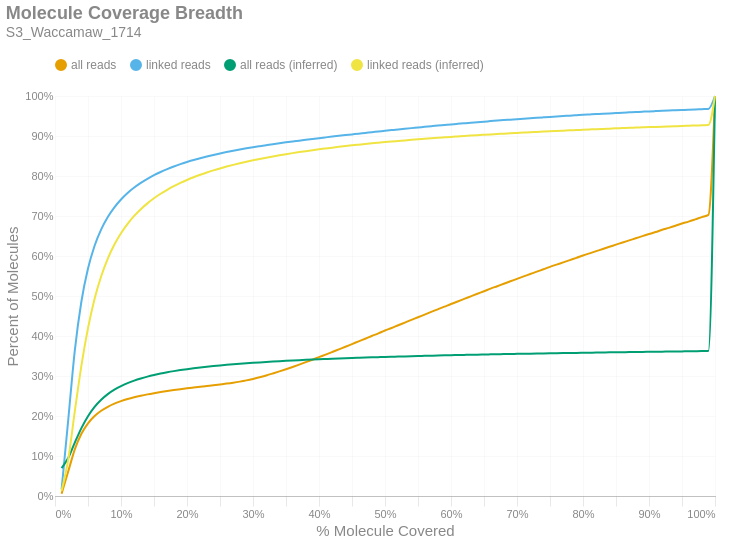

Notebook code cell kept with this figure:
### Markdown cell above
### Molecule Read Coverage
This chart shows molecule coverage breadth as computed by the number of bases aligned to that molecule. In other words, "*how much of each unique long molecule is actually sequenced/aligned?*" Keep in mind there is a distinction between sequences and alignments, since some sequences belonging to a particular molecule may not align well and wouldn't appear in the alignment data. This chart also shows molecule coverage breadth as computed by the *inferred fragment* from which the aligned sequences originate. Unlike read coverage, this calculation takes into account the total insert size, including unsequenced gaps between the forward and reverse reads. Like the previous figures, these are cumulative percents.

### Code cell
if SKIPLR:
    print_html(f"Skipped")
else:
    binned_df = consolidated_hist(valids['coverage_bp'], mask, 0.01, True)
    binned_df_inf = consolidated_hist(valids['coverage_inserts'], mask, 0.01, True)
    binned_df = binned_df.with_columns(pl.lit(binned_df_inf['all reads (cumsum)']).alias('all reads (inferred)'))
    binned_df = binned_df.with_columns(pl.lit(binned_df_inf['linked reads (cumsum)']).alias('linked reads (inferred)'))
    binned_df = binned_df.with_columns(
        (pl.col('bin').cast(pl.Float64) + 0.01).alias('right_edge')
    )

    with SafeRender(binned_df):
        (
            density_plot(binned_df, 'Molecule Coverage Breadth', samplename, 'molcov', ['all reads (inferred)','linked reads (inferred)'])
            .encode(
                #x=alt.X('bin:Q', title="% Molecule Covered").axis(format = '%').scale(padding=0),
                x=alt.X('right_edge:Q', title="% Molecule Covered").axis(format='%').scale(padding=0),
                y=alt.Y('value:Q', title='Percent of Molecules')
                    .axis(format='%')
                    .stack(False)
                    .scale(domainMin=0, padding=0),
                color=alt.Color("key:N").scale(domain = ["all reads", "linked reads", "all reads (inferred)", "linked reads (inferred)"]),
                tooltip = [
                    alt.Tooltip("key:N", title = "Data Type"),
                    alt.Tooltip("range_label:N", title="% Molecule Covered"),
                    alt.Tooltip("value:Q", format = ".2%", title="% Molecules")
                ]
            )
        ).display()

### Figure 1 — Vega-Lite specification as saved in the notebook (floating-point values rounded to 4 significant figures)
{"width": "container", "height": 400, "config": {"title": {"anchor": "start", "dy": -15, "fontSize": 18, "color": "#888888", "subtitleColor": "#888888", "subtitleFontSize": 14}, "arc": {"fill": "#0072B2"}, "axis": {"domainColor": "#888888", "domainWidth": 0.5, "gridWidth": 0.2, "grid": false, "titleFontWeight": 400, "titleFontSize": 15, "labelFontSize": 11, "labelColor": "#888888", "tickColor": "#888888", "tickWidth": 0.2, "titleColor": "#888888"}, "axisBand": {"grid": false}, "axisX": {"grid": true, "tickSize": 10, "domainCap": "round"}, "axisY": {"domain": false, "grid": true, "tickSize": 0, "domainCap": "round"}, "background": "transparent", "header": {"labelFontSize": 15, "labelColor": "#888888", "titleFontSize": 15, "titleFontWeight": 600, "titleColor": "#888888"}, "legend": {"labelFont": "sans-serif", "labelFontSize": 12, "labelColor": "#888888", "symbolSize": 100, "symbolType": "circle", "titleFontSize": 12, "titlePadding": 10, "titleColor": "#888888", "title": null, "orient": "top"}, "range": {"category": ["#E69F00", "#56B4E9", "#009E73", "#F0E442", "#0072B2", "#D55E00", "#CC79A7", "#000000"], "diverging": ["#cfe8f3", "#a2d4ec", "#73bfe2", "#46abdb", "#1696d2", "#12719e"]}, "area": {"fill": "#0072B2", "fillOpacity": 0.7, "line": true, "strokeOpacity": 0.7}, "line": {"color": "#0072B2", "stroke": "#0072B2", "strokeWidth": 2}, "trail": {"color": "#0072B2", "stroke": "#0072B2", "strokeWidth": 0, "size": 1}, "point": {"filled": true, "fillOpacity": 1.0, "size": 95}, "text": {"color": "#888888", "fontSize": 11, "align": "right", "fontWeight": 400, "size": 11}, "bar": {"fill": "#0072B2", "stroke": null}, "view": {"stroke": null, "continuousWidth": 660, "continuousHeight": 400}}, "data": {"name": "data-b277fb8f1d9340ee14cfdddcd5439d3a"}, "mark": {"type": "line", "interpolate": "monotone", "point": {"opacity": 0, "size": 275}}, "encoding": {"color": {"field": "key", "scale": {"domain": ["all reads", "linked reads", "all reads (inferred)", "linked reads (inferred)"]}, "type": "nominal"}, "tooltip": [{"field": "key", "title": "Data Type", "type": "nominal"}, {"field": "range_label", "title": "% Molecule Covered", "type": "nominal"}, {"field": "value", "format": ".2%", "title": "% Molecules", "type": "quantitative"}], "x": {"axis": {"format": "%"}, "field": "right_edge", "scale": {"padding": 0}, "title": "% Molecule Covered", "type": "quantitative"}, "y": {"axis": {"format": "%"}, "field": "value", "scale": {"domainMin": 0, "padding": 0}, "stack": false, "title": "Percent of Molecules", "type": "quantitative"}}, "params": [{"name": "param_c36ac31b6afebe62", "select": {"type": "point", "fields": ["key"]}, "bind": "legend"}], "title": {"text": "Molecule Coverage Breadth", "subtitle": "S3_Waccamaw_1714"}, "transform": [{"fold": ["all reads (cumsum)", "linked reads (cumsum)", "all reads (inferred)", "linked reads (inferred)"]}, {"calculate": "replace(datum.key, ' (cumsum)', '')", "as": "key"}, {"filter": {"param": "param_c36ac31b6afebe62"}}], "usermeta": {"embedOptions": {"downloadFileName": "S3_Waccamaw_1714.molcov"}}, "$schema": "https://vega.github.io/schema/vega-lite/v6.1.0.json", "datasets": {"data-b277fb8f1d9340ee14cfdddcd5439d3a": [{"bin": "0.0", "interval": "0.0-0.01", "all reads": 0.005762, "linked reads": 0.01674, "all reads (cumsum)": 0.005762, "linked reads (cumsum)": 0.01674, "range_label": "0.0-0.01", "all reads (inferred)": 0.06973, "linked reads (inferred)": 0.01314, "right_edge": 0.01}, {"bin": "0.01", "interval": "0.01-0.02", "all reads": 0.05532, "linked reads": 0.1726, "all reads (cumsum)": 0.06108, "linked reads (cumsum)": 0.1893, "range_label": "0.01-0.02", "all reads (inferred)": 0.09498, "linked reads (inferred)": 0.09073, "right_edge": 0.02}, {"bin": "0.02", "interval": "0.02-0.03", "all reads": 0.05543, "linked reads": 0.1743, "all reads (cumsum)": 0.1165, "linked reads (cumsum)": 0.3637, "range_label": "0.02-0.03", "all reads (inferred)": 0.1334, "linked reads (inferred)": 0.2113, "right_edge": 0.03}, {"bin": "0.03", "interval": "0.03-0.04", "all reads": 0.039, "linked reads": 0.1225, "all reads (cumsum)": 0.1555, "linked reads (cumsum)": 0.4862, "range_label": "0.03-0.04", "all reads (inferred)": 0.1697, "linked reads (inferred)": 0.3259, "right_edge": 0.04}, {"bin": "0.04", "interval": "0.04-0.05", "all reads": 0.02623, "linked reads": 0.08232, "all reads (cumsum)": 0.1817, "linked reads (cumsum)": 0.5685, "range_label": "0.04-0.05", "all reads (inferred)": 0.1995, "linked reads (inferred)": 0.4196, "right_edge": 0.05}, {"bin": "0.05", "interval": "0.05-0.06", "all reads": 0.01822, "linked reads": 0.05704, "all reads (cumsum)": 0.2, "linked reads (cumsum)": 0.6256, "range_label": "0.05-0.06", "all reads (inferred)": 0.2228, "linked reads (inferred)": 0.4931, "right_edge": 0.06}, {"bin": "0.06", "interval": "0.06-0.07", "all reads": 0.01312, "linked reads": 0.04097, "all reads (cumsum)": 0.2131, "linked reads (cumsum)": 0.6665, "range_label": "0.06-0.07", "all reads (inferred)": 0.2406, "linked reads (inferred)": 0.5494, "right_edge": 0.07}, {"bin": "0.07", "interval": "0.07-0.08", "all reads": 0.009955, "linked reads": 0.03098, "all reads (cumsum)": 0.223, "linked reads (cumsum)": 0.6975, "range_label": "0.07-0.08", "all reads (inferred)": 0.2546, "linked reads (inferred)": 0.5937, "right_edge": 0.08}, {"bin": "0.08", "interval": "0.08-0.09", "all reads": 0.007795, "linked reads": 0.02418, "all reads (cumsum)": 0.2308, "linked reads (cumsum)": 0.7217, "range_label": "0.08-0.09", "all reads (inferred)": 0.2657, "linked reads (inferred)": 0.6286, "right_edge": 0.09}, {"bin": "0.09", "interval": "0.09-0.1", "all reads": 0.006327, "linked reads": 0.01958, "all reads (cumsum)": 0.2372, "linked reads (cumsum)": 0.7413, "range_label": "0.09-0.1", "all reads (inferred)": 0.2748, "linked reads (inferred)": 0.6571, "right_edge": 0.1}, {"bin": "0.1", "interval": "0.1-0.11", "all reads": 0.005262, "linked reads": 0.01618, "all reads (cumsum)": 0.2424, "linked reads (cumsum)": 0.7574, "range_label": "0.1-0.11", "all reads (inferred)": 0.2822, "linked reads (inferred)": 0.6806, "right_edge": 0.11}, {"bin": "0.11", "interval": "0.11-0.12", "all reads": 0.004442, "linked reads": 0.01361, "all reads (cumsum)": 0.2469, "linked reads (cumsum)": 0.7711, "range_label": "0.11-0.12", "all reads (inferred)": 0.2885, "linked reads (inferred)": 0.7003, "right_edge": 0.12}, {"bin": "0.12", "interval": "0.12-0.13", "all reads": 0.003822, "linked reads": 0.01165, "all reads (cumsum)": 0.2507, "linked reads (cumsum)": 0.7827, "range_label": "0.12-0.13", "all reads (inferred)": 0.2939, "linked reads (inferred)": 0.7171, "right_edge": 0.13}, {"bin": "0.13", "interval": "0.13-0.14", "all reads": 0.003386, "linked reads": 0.01024, "all reads (cumsum)": 0.2541, "linked reads (cumsum)": 0.7929, "range_label": "0.13-0.14", "all reads (inferred)": 0.2985, "linked reads (inferred)": 0.7316, "right_edge": 0.14}, {"bin": "0.14", "interval": "0.14-0.15", "all reads": 0.003001, "linked reads": 0.008966, "all reads (cumsum)": 0.2571, "linked reads (cumsum)": 0.8019, "range_label": "0.14-0.15", "all reads (inferred)": 0.3025, "linked reads (inferred)": 0.7443, "right_edge": 0.15}, {"bin": "0.15", "interval": "0.15-0.16", "all reads": 0.002756, "linked reads": 0.008062, "all reads (cumsum)": 0.2598, "linked reads (cumsum)": 0.81, "range_label": "0.15-0.16", "all reads (inferred)": 0.3061, "linked reads (inferred)": 0.7556, "right_edge": 0.16}, {"bin": "0.16", "interval": "0.16-0.17", "all reads": 0.002512, "linked reads": 0.007143, "all reads (cumsum)": 0.2623, "linked reads (cumsum)": 0.8171, "range_label": "0.16-0.17", "all reads (inferred)": 0.3093, "linked reads (inferred)": 0.7656, "right_edge": 0.17}, {"bin": "0.17", "interval": "0.17-0.18", "all reads": 0.002386, "linked reads": 0.006548, "all reads (cumsum)": 0.2647, "linked reads (cumsum)": 0.8237, "range_label": "0.17-0.18", "all reads (inferred)": 0.3122, "linked reads (inferred)": 0.7745, "right_edge": 0.18}, {"bin": "0.18", "interval": "0.18-0.19", "all reads": 0.00224, "linked reads": 0.005934, "all reads (cumsum)": 0.267, "linked reads (cumsum)": 0.8296, "range_label": "0.18-0.19", "all reads (inferred)": 0.3148, "linked reads (inferred)": 0.7826, "right_edge": 0.19}, {"bin": "0.19", "interval": "0.19-0.2", "all reads": 0.002148, "linked reads": 0.005436, "all reads (cumsum)": 0.2691, "linked reads (cumsum)": 0.835, "range_label": "0.19-0.2", "all reads (inferred)": 0.3172, "linked reads (inferred)": 0.79, "right_edge": 0.2}, {"bin": "0.2", "interval": "0.2-0.21", "all reads": 0.002023, "linked reads": 0.00488, "all reads (cumsum)": 0.2711, "linked reads (cumsum)": 0.8399, "range_label": "0.2-0.21", "all reads (inferred)": 0.3193, "linked reads (inferred)": 0.7968, "right_edge": 0.21}, {"bin": "0.21", "interval": "0.21-0.22", "all reads": 0.001994, "linked reads": 0.004586, "all reads (cumsum)": 0.2731, "linked reads (cumsum)": 0.8445, "range_label": "0.21-0.22", "all reads (inferred)": 0.3213, "linked reads (inferred)": 0.803, "right_edge": 0.22}, {"bin": "0.22", "interval": "0.22-0.23", "all reads": 0.001949, "linked reads": 0.004265, "all reads (cumsum)": 0.2751, "linked reads (cumsum)": 0.8488, "range_label": "0.22-0.23", "all reads (inferred)": 0.3231, "linked reads (inferred)": 0.8087, "right_edge": 0.23}, {"bin": "0.23", "interval": "0.23-0.24", "all reads": 0.001941, "linked reads": 0.003944, "all reads (cumsum)": 0.277, "linked reads (cumsum)": 0.8527, "range_label": "0.23-0.24", "all reads (inferred)": 0.3248, "linked reads (inferred)": 0.814, "right_edge": 0.24}, {"bin": "0.24", "interval": "0.24-0.25", "all reads": 0.001969, "linked reads": 0.003745, "all reads (cumsum)": 0.279, "linked reads (cumsum)": 0.8565, "range_label": "0.24-0.25", "all reads (inferred)": 0.3264, "linked reads (inferred)": 0.8189, "right_edge": 0.25}, {"bin": "0.25", "interval": "0.25-0.26", "all reads": 0.001984, "linked reads": 0.00344, "all reads (cumsum)": 0.281, "linked reads (cumsum)": 0.8599, "range_label": "0.25-0.26", "all reads (inferred)": 0.3279, "linked reads (inferred)": 0.8235, "right_edge": 0.26}, {"bin": "0.26", "interval": "0.26-0.27", "all reads": 0.002265, "linked reads": 0.003294, "all reads (cumsum)": 0.2832, "linked reads (cumsum)": 0.8632, "range_label": "0.26-0.27", "all reads (inferred)": 0.3293, "linked reads (inferred)": 0.8278, "right_edge": 0.27}, {"bin": "0.27", "interval": "0.27-0.28", "all reads": 0.002681, "linked reads": 0.003096, "all reads (cumsum)": 0.2859, "linked reads (cumsum)": 0.8663, "range_label": "0.27-0.28", "all reads (inferred)": 0.3306, "linked reads (inferred)": 0.8319, "right_edge": 0.28}, {"bin": "0.28", "interval": "0.28-0.29", "all reads": 0.003133, "linked reads": 0.002937, "all reads (cumsum)": 0.2891, "linked reads (cumsum)": 0.8692, "range_label": "0.28-0.29", "all reads (inferred)": 0.3318, "linked reads (inferred)": 0.8357, "right_edge": 0.29}, {"bin": "0.29", "interval": "0.29-0.3", "all reads": 0.003658, "linked reads": 0.002807, "all reads (cumsum)": 0.2927, "linked reads (cumsum)": 0.872, "range_label": "0.29-0.3", "all reads (inferred)": 0.3329, "linked reads (inferred)": 0.8392, "right_edge": 0.3}, {"bin": "0.3", "interval": "0.3-0.31", "all reads": 0.004064, "linked reads": 0.002594, "all reads (cumsum)": 0.2968, "linked reads (cumsum)": 0.8746, "range_label": "0.3-0.31", "all reads (inferred)": 0.334, "linked reads (inferred)": 0.8427, "right_edge": 0.31}, {"bin": "0.31", "interval": "0.31-0.32", "all reads": 0.004578, "linked reads": 0.00251, "all reads (cumsum)": 0.3014, "linked reads (cumsum)": 0.8771, "range_label": "0.31-0.32", "all reads (inferred)": 0.3351, "linked reads (inferred)": 0.8459, "right_edge": 0.32}, {"bin": "0.32", "interval": "0.32-0.33", "all reads": 0.004985, "linked reads": 0.002463, "all reads (cumsum)": 0.3063, "linked reads (cumsum)": 0.8796, "range_label": "0.32-0.33", "all reads (inferred)": 0.3361, "linked reads (inferred)": 0.8489, "right_edge": 0.33}, {"bin": "0.33", "interval": "0.33-0.34", "all reads": 0.005157, "linked reads": 0.002336, "all reads (cumsum)": 0.3115, "linked reads (cumsum)": 0.8819, "range_label": "0.33-0.34", "all reads (inferred)": 0.337, "linked reads (inferred)": 0.8519, "right_edge": 0.34}, {"bin": "0.34", "interval": "0.34-0.35", "all reads": 0.005463, "linked reads": 0.002208, "all reads (cumsum)": 0.317, "linked reads (cumsum)": 0.8841, "range_label": "0.34-0.35", "all reads (inferred)": 0.3379, "linked reads (inferred)": 0.8546, "right_edge": 0.35}, {"bin": "0.35", "interval": "0.35-0.36", "all reads": 0.005696, "linked reads": 0.002152, "all reads (cumsum)": 0.3227, "linked reads (cumsum)": 0.8863, "range_label": "0.35-0.36", "all reads (inferred)": 0.3387, "linked reads (inferred)": 0.8572, "right_edge": 0.36}, {"bin": "0.36", "interval": "0.36-0.37", "all reads": 0.005834, "linked reads": 0.002078, "all reads (cumsum)": 0.3285, "linked reads (cumsum)": 0.8884, "range_label": "0.36-0.37", "all reads (inferred)": 0.3395, "linked reads (inferred)": 0.8597, "right_edge": 0.37}, {"bin": "0.37", "interval": "0.37-0.38", "all reads": 0.006065, "linked reads": 0.002114, "all reads (cumsum)": 0.3346, "linked reads (cumsum)": 0.8905, "range_label": "0.37-0.38", "all reads (inferred)": 0.3403, "linked reads (inferred)": 0.8621, "right_edge": 0.38}, {"bin": "0.38", "interval": "0.38-0.39", "all reads": 0.006215, "linked reads": 0.002051, "all reads (cumsum)": 0.3408, "linked reads (cumsum)": 0.8925, "range_label": "0.38-0.39", "all reads (inferred)": 0.3411, "linked reads (inferred)": 0.8645, "right_edge": 0.39}, {"bin": "0.39", "interval": "0.39-0.4", "all reads": 0.006405, "linked reads": 0.002052, "all reads (cumsum)": 0.3472, "linked reads (cumsum)": 0.8946, "range_label": "0.39-0.4", "all reads (inferred)": 0.3418, "linked reads (inferred)": 0.8667, "right_edge": 0.4}, {"bin": "0.4", "interval": "0.4-0.41", "all reads": 0.006314, "linked reads": 0.00196, "all reads (cumsum)": 0.3535, "linked reads (cumsum)": 0.8965, "range_label": "0.4-0.41", "all reads (inferred)": 0.3425, "linked reads (inferred)": 0.8688, "right_edge": 0.41}, {"bin": "0.41", "interval": "0.41-0.42", "all reads": 0.006494, "linked reads": 0.001922, "all reads (cumsum)": 0.36, "linked reads (cumsum)": 0.8985, "range_label": "0.41-0.42", "all reads (inferred)": 0.3431, "linked reads (inferred)": 0.8709, "right_edge": 0.42}, {"bin": "0.42", "interval": "0.42-0.43", "all reads": 0.006581, "linked reads": 0.001869, "all reads (cumsum)": 0.3666, "linked reads (cumsum)": 0.9003, "range_label": "0.42-0.43", "all reads (inferred)": 0.3438, "linked reads (inferred)": 0.8728, "right_edge": 0.43}, {"bin": "0.43", "interval": "0.43-0.44", "all reads": 0.006545, "linked reads": 0.001872, "all reads (cumsum)": 0.3731, "linked reads (cumsum)": 0.9022, "range_label": "0.43-0.44", "all reads (inferred)": 0.3444, "linked reads (inferred)": 0.8748, "right_edge": 0.44}, {"bin": "0.44", "interval": "0.44-0.45", "all reads": 0.006706, "linked reads": 0.001835, "all reads (cumsum)": 0.3798, "linked reads (cumsum)": 0.904, "range_label": "0.44-0.45", "all reads (inferred)": 0.345, "linked reads (inferred)": 0.8766, "right_edge": 0.45}, {"bin": "0.45", "interval": "0.45-0.46", "all reads": 0.006731, "linked reads": 0.001861, "all reads (cumsum)": 0.3865, "linked reads (cumsum)": 0.9059, "range_label": "0.45-0.46", "all reads (inferred)": 0.3456, "linked reads (inferred)": 0.8783, "right_edge": 0.46}, {"bin": "0.46", "interval": "0.46-0.47", "all reads": 0.006699, "linked reads": 0.001762, "all reads (cumsum)": 0.3932, "linked reads (cumsum)": 0.9077, "range_label": "0.46-0.47", "all reads (inferred)": 0.3461, "linked reads (inferred)": 0.88, "right_edge": 0.47}, {"bin": "0.47", "interval": "0.47-0.48", "all reads": 0.006746, "linked reads": 0.001823, "all reads (cumsum)": 0.4, "linked reads (cumsum)": 0.9095, "range_label": "0.47-0.48", "all reads (inferred)": 0.3467, "linked reads (inferred)": 0.8816, "right_edge": 0.48}, {"bin": "0.48", "interval": "0.48-0.49", "all reads": 0.00651, "linked reads": 0.001744, "all reads (cumsum)": 0.4065, "linked reads (cumsum)": 0.9112, "range_label": "0.48-0.49", "all reads (inferred)": 0.3472, "linked reads (inferred)": 0.8832, "right_edge": 0.49}, {"bin": "0.49", "interval": "0.49-0.5", "all reads": 0.007245, "linked reads": 0.001826, "all reads (cumsum)": 0.4137, "linked reads (cumsum)": 0.9131, "range_label": "0.49-0.5", "all reads (inferred)": 0.3477, "linked reads (inferred)": 0.8847, "right_edge": 0.5}, {"bin": "0.5", "interval": "0.5-0.51", "all reads": 0.006224, "linked reads": 0.001687, "all reads (cumsum)": 0.42, "linked reads (cumsum)": 0.9147, "range_label": "0.5-0.51", "all reads (inferred)": 0.3481, "linked reads (inferred)": 0.8862, "right_edge": 0.51}, {"bin": "0.51", "interval": "0.51-0.52", "all reads": 0.006898, "linked reads": 0.00168, "all reads (cumsum)": 0.4269, "linked reads (cumsum)": 0.9164, "range_label": "0.51-0.52", "all reads (inferred)": 0.3486, "linked reads (inferred)": 0.8876, "right_edge": 0.52}, {"bin": "0.52", "interval": "0.52-0.53", "all reads": 0.006644, "linked reads": 0.001652, "all reads (cumsum)": 0.4335, "linked reads (cumsum)": 0.9181, "range_label": "0.52-0.53", "all reads (inferred)": 0.3491, "linked reads (inferred)": 0.889, "right_edge": 0.53}, {"bin": "0.53", "interval": "0.53-0.54", "all reads": 0.00673, "linked reads": 0.001614, "all reads (cumsum)": 0.4402, "linked reads (cumsum)": 0.9197, "range_label": "0.53-0.54", "all reads (inferred)": 0.3495, "linked reads (inferred)": 0.8903, "right_edge": 0.54}, {"bin": "0.54", "interval": "0.54-0.55", "all reads": 0.006535, "linked reads": 0.001581, "all reads (cumsum)": 0.4468, "linked reads (cumsum)": 0.9213, "range_label": "0.54-0.55", "all reads (inferred)": 0.3499, "linked reads (inferred)": 0.8917, "right_edge": 0.55}, {"bin": "0.55", "interval": "0.55-0.56", "all reads": 0.006803, "linked reads": 0.001603, "all reads (cumsum)": 0.4536, "linked reads (cumsum)": 0.9229, "range_label": "0.55-0.56", "all reads (inferred)": 0.3504, "linked reads (inferred)": 0.8929, "right_edge": 0.56}, {"bin": "0.56", "interval": "0.56-0.57", "all reads": 0.006635, "linked reads": 0.001579, "all reads (cumsum)": 0.4602, "linked reads (cumsum)": 0.9245, "range_label": "0.56-0.57", "all reads (inferred)": 0.3508, "linked reads (inferred)": 0.8942, "right_edge": 0.57}, {"bin": "0.57", "interval": "0.57-0.58", "all reads": 0.006495, "linked reads": 0.001558, "all reads (cumsum)": 0.4667, "linked reads (cumsum)": 0.926, "range_label": "0.57-0.58", "all reads (inferred)": 0.3512, "linked reads (inferred)": 0.8954, "right_edge": 0.58}, {"bin": "0.58", "interval": "0.58-0.59", "all reads": 0.006553, "linked reads": 0.001485, "all reads (cumsum)": 0.4733, "linked reads (cumsum)": 0.9275, "range_label": "0.58-0.59", "all reads (inferred)": 0.3516, "linked reads (inferred)": 0.8966, "right_edge": 0.59}, {"bin": "0.59", "interval": "0.59-0.6", "all reads": 0.006682, "linked reads": 0.001514, "all reads (cumsum)": 0.4799, "linked reads (cumsum)": 0.929, "range_label": "0.59-0.6", "all reads (inferred)": 0.352, "linked reads (inferred)": 0.8977, "right_edge": 0.6}, {"bin": "0.6", "interval": "0.6-0.61", "all reads": 0.006284, "linked reads": 0.001422, "all reads (cumsum)": 0.4862, "linked reads (cumsum)": 0.9304, "range_label": "0.6-0.61", "all reads (inferred)": 0.3523, "linked reads (inferred)": 0.8989, "right_edge": 0.61}, {"bin": "0.61", "interval": "0.61-0.62", "all reads": 0.006567, "linked reads": 0.001395, "all reads (cumsum)": 0.4928, "linked reads (cumsum)": 0.9318, "range_label": "0.61-0.62", "all reads (inferred)": 0.3527, "linked reads (inferred)": 0.9, "right_edge": 0.62}, {"bin": "0.62", "interval": "0.62-0.63", "all reads": 0.006384, "linked reads": 0.001383, "all reads (cumsum)": 0.4992, "linked reads (cumsum)": 0.9332, "range_label": "0.62-0.63", "all reads (inferred)": 0.3531, "linked reads (inferred)": 0.901, "right_edge": 0.63}, {"bin": "0.63", "interval": "0.63-0.64", "all reads": 0.006397, "linked reads": 0.001335, "all reads (cumsum)": 0.5056, "linked reads (cumsum)": 0.9346, "range_label": "0.63-0.64", "all reads (inferred)": 0.3534, "linked reads (inferred)": 0.9021, "right_edge": 0.64}, {"bin": "0.64", "interval": "0.64-0.65", "all reads": 0.006221, "linked reads": 0.001273, "all reads (cumsum)": 0.5118, "linked reads (cumsum)": 0.9358, "range_label": "0.64-0.65", "all reads (inferred)": 0.3538, "linked reads (inferred)": 0.9031, "right_edge": 0.65}, {"bin": "0.65", "interval": "0.65-0.66", "all reads": 0.006535, "linked reads": 0.001376, "all reads (cumsum)": 0.5183, "linked reads (cumsum)": 0.9372, "range_label": "0.65-0.66", "all reads (inferred)": 0.3541, "linked reads (inferred)": 0.904, "right_edge": 0.66}, {"bin": "0.66", "interval": "0.66-0.67", "all reads": 0.006128, "linked reads": 0.001275, "all reads (cumsum)": 0.5245, "linked reads (cumsum)": 0.9385, "range_label": "0.66-0.67", "all reads (inferred)": 0.3544, "linked reads (inferred)": 0.905, "right_edge": 0.67}, {"bin": "0.67", "interval": "0.67-0.68", "all reads": 0.00622, "linked reads": 0.001221, "all reads (cumsum)": 0.5307, "linked reads (cumsum)": 0.9397, "range_label": "0.67-0.68", "all reads (inferred)": 0.3547, "linked reads (inferred)": 0.9059, "right_edge": 0.68}, {"bin": "0.68", "interval": "0.68-0.69", "all reads": 0.006043, "linked reads": 0.001189, "all reads (cumsum)": 0.5367, "linked reads (cumsum)": 0.9409, "range_label": "0.68-0.69", "all reads (inferred)": 0.355, "linked reads (inferred)": 0.9068, "right_edge": 0.69}, {"bin": "0.69", "interval": "0.69-0.7", "all reads": 0.006191, "linked reads": 0.001198, "all reads (cumsum)": 0.5429, "linked reads (cumsum)": 0.9421, "range_label": "0.69-0.7", "all reads (inferred)": 0.3553, "linked reads (inferred)": 0.9077, "right_edge": 0.7}, {"bin": "0.7", "interval": "0.7-0.71", "all reads": 0.006029, "linked reads": 0.001172, "all reads (cumsum)": 0.5489, "linked reads (cumsum)": 0.9433, "range_label": "0.7-0.71", "all reads (inferred)": 0.3556, "linked reads (inferred)": 0.9086, "right_edge": 0.71}, {"bin": "0.71", "interval": "0.71-0.72", "all reads": 0.005959, "linked reads": 0.001146, "all reads (cumsum)": 0.5549, "linked reads (cumsum)": 0.9444, "range_label": "0.71-0.72", "all reads (inferred)": 0.3559, "linked reads (inferred)": 0.9094, "right_edge": 0.72}, {"bin": "0.72", "interval": "0.72-0.73", "all reads": 0.005993, "linked reads": 0.00117, "all reads (cumsum)": 0.5609, "linked reads (cumsum)": 0.9456, "range_label": "0.72-0.73", "all reads (inferred)": 0.3562, "linked reads (inferred)": 0.9102, "right_edge": 0.73}, {"bin": "0.73", "interval": "0.73-0.74", "all reads": 0.005826, "linked reads": 0.00112, "all reads (cumsum)": 0.5667, "linked reads (cumsum)": 0.9467, "range_label": "0.73-0.74", "all reads (inferred)": 0.3565, "linked reads (inferred)": 0.9111, "right_edge": 0.74}, {"bin": "0.74", "interval": "0.74-0.75", "all reads": 0.006119, "linked reads": 0.001106, "all reads (cumsum)": 0.5728, "linked reads (cumsum)": 0.9478, "range_label": "0.74-0.75", "all reads (inferred)": 0.3568, "linked reads (inferred)": 0.9119, "right_edge": 0.75}, {"bin": "0.75", "interval": "0.75-0.76", "all reads": 0.005639, "linked reads": 0.001052, "all reads (cumsum)": 0.5785, "linked reads (cumsum)": 0.9488, "range_label": "0.75-0.76", "all reads (inferred)": 0.357, "linked reads (inferred)": 0.9126, "right_edge": 0.76}, {"bin": "0.76", "interval": "0.76-0.77", "all reads": 0.005689, "linked reads": 0.001014, "all reads (cumsum)": 0.5842, "linked reads (cumsum)": 0.9499, "range_label": "0.76-0.77", "all reads (inferred)": 0.3573, "linked reads (inferred)": 0.9134, "right_edge": 0.77}, {"bin": "0.77", "interval": "0.77-0.78", "all reads": 0.005647, "linked reads": 0.0009891, "all reads (cumsum)": 0.5898, "linked reads (cumsum)": 0.9509, "range_label": "0.77-0.78", "all reads (inferred)": 0.3576, "linked reads (inferred)": 0.9141, "right_edge": 0.78}, {"bin": "0.78", "interval": "0.78-0.79", "all reads": 0.005612, "linked reads": 0.001011, "all reads (cumsum)": 0.5954, "linked reads (cumsum)": 0.9519, "range_label": "0.78-0.79", "all reads (inferred)": 0.3578, "linked reads (inferred)": 0.9149, "right_edge": 0.79}, {"bin": "0.79", "interval": "0.79-0.8", "all reads": 0.005883, "linked reads": 0.001017, "all reads (cumsum)": 0.6013, "linked reads (cumsum)": 0.9529, "range_label": "0.79-0.8", "all reads (inferred)": 0.3581, "linked reads (inferred)": 0.9156, "right_edge": 0.8}, {"bin": "0.8", "interval": "0.8-0.81", "all reads": 0.005372, "linked reads": 0.0009122, "all reads (cumsum)": 0.6067, "linked reads (cumsum)": 0.9538, "range_label": "0.8-0.81", "all reads (inferred)": 0.3583, "linked reads (inferred)": 0.9163, "right_edge": 0.81}, {"bin": "0.81", "interval": "0.81-0.82", "all reads": 0.005439, "linked reads": 0.0009122, "all reads (cumsum)": 0.6121, "linked reads (cumsum)": 0.9547, "range_label": "0.81-0.82", "all reads (inferred)": 0.3586, "linked reads (inferred)": 0.917, "right_edge": 0.82}, {"bin": "0.82", "interval": "0.82-0.83", "all reads": 0.0055, "linked reads": 0.0009254, "all reads (cumsum)": 0.6176, "linked reads (cumsum)": 0.9556, "range_label": "0.82-0.83", "all reads (inferred)": 0.3588, "linked reads (inferred)": 0.9177, "right_edge": 0.83}, {"bin": "0.83", "interval": "0.83-0.84", "all reads": 0.005431, "linked reads": 0.0008958, "all reads (cumsum)": 0.6231, "linked reads (cumsum)": 0.9565, "range_label": "0.83-0.84", "all reads (inferred)": 0.3591, "linked reads (inferred)": 0.9184, "right_edge": 0.84}, {"bin": "0.84", "interval": "0.84-0.85", "all reads": 0.005318, "linked reads": 0.0008609, "all reads (cumsum)": 0.6284, "linked reads (cumsum)": 0.9574, "range_label": "0.84-0.85", "all reads (inferred)": 0.3593, "linked reads (inferred)": 0.9191, "right_edge": 0.85}, {"bin": "0.85", "interval": "0.85-0.86", "all reads": 0.005415, "linked reads": 0.0008694, "all reads (cumsum)": 0.6338, "linked reads (cumsum)": 0.9583, "range_label": "0.85-0.86", "all reads (inferred)": 0.3595, "linked reads (inferred)": 0.9197, "right_edge": 0.86}, {"bin": "0.86", "interval": "0.86-0.87", "all reads": 0.00524, "linked reads": 0.0008209, "all reads (cumsum)": 0.639, "linked reads (cumsum)": 0.9591, "range_label": "0.86-0.87", "all reads (inferred)": 0.3598, "linked reads (inferred)": 0.9204, "right_edge": 0.87}, {"bin": "0.87", "interval": "0.87-0.88", "all reads": 0.005344, "linked reads": 0.0008265, "all reads (cumsum)": 0.6444, "linked reads (cumsum)": 0.9599, "range_label": "0.87-0.88", "all reads (inferred)": 0.36, "linked reads (inferred)": 0.921, "right_edge": 0.88}, {"bin": "0.88", "interval": "0.88-0.89", "all reads": 0.005212, "linked reads": 0.0008321, "all reads (cumsum)": 0.6496, "linked reads (cumsum)": 0.9607, "range_label": "0.88-0.89", "all reads (inferred)": 0.3602, "linked reads (inferred)": 0.9216, "right_edge": 0.89}, {"bin": "0.89", "interval": "0.89-0.9", "all reads": 0.005291, "linked reads": 0.0008089, "all reads (cumsum)": 0.6549, "linked reads (cumsum)": 0.9615, "range_label": "0.89-0.9", "all reads (inferred)": 0.3605, "linked reads (inferred)": 0.9222, "right_edge": 0.9}, {"bin": "0.9", "interval": "0.9-0.91", "all reads": 0.00499, "linked reads": 0.0007448, "all reads (cumsum)": 0.6599, "linked reads (cumsum)": 0.9623, "range_label": "0.9-0.91", "all reads (inferred)": 0.3607, "linked reads (inferred)": 0.9228, "right_edge": 0.91}, {"bin": "0.91", "interval": "0.91-0.92", "all reads": 0.005615, "linked reads": 0.0007436, "all reads (cumsum)": 0.6655, "linked reads (cumsum)": 0.963, "range_label": "0.91-0.92", "all reads (inferred)": 0.3609, "linked reads (inferred)": 0.9234, "right_edge": 0.92}, {"bin": "0.92", "interval": "0.92-0.93", "all reads": 0.004845, "linked reads": 0.000708, "all reads (cumsum)": 0.6703, "linked reads (cumsum)": 0.9637, "range_label": "0.92-0.93", "all reads (inferred)": 0.3611, "linked reads (inferred)": 0.9239, "right_edge": 0.93}, {"bin": "0.93", "interval": "0.93-0.94", "all reads": 0.005228, "linked reads": 0.0006795, "all reads (cumsum)": 0.6756, "linked reads (cumsum)": 0.9644, "range_label": "0.93-0.94", "all reads (inferred)": 0.3613, "linked reads (inferred)": 0.9245, "right_edge": 0.94}, {"bin": "0.94", "interval": "0.94-0.95", "all reads": 0.005644, "linked reads": 0.0006864, "all reads (cumsum)": 0.6812, "linked reads (cumsum)": 0.9651, "range_label": "0.94-0.95", "all reads (inferred)": 0.3615, "linked reads (inferred)": 0.925, "right_edge": 0.95}, {"bin": "0.95", "interval": "0.95-0.96", "all reads": 0.004714, "linked reads": 0.0006904, "all reads (cumsum)": 0.6859, "linked reads (cumsum)": 0.9658, "range_label": "0.95-0.96", "all reads (inferred)": 0.3618, "linked reads (inferred)": 0.9256, "right_edge": 0.96}, {"bin": "0.96", "interval": "0.96-0.97", "all reads": 0.005523, "linked reads": 0.0006775, "all reads (cumsum)": 0.6914, "linked reads (cumsum)": 0.9665, "range_label": "0.96-0.97", "all reads (inferred)": 0.362, "linked reads (inferred)": 0.9262, "right_edge": 0.97}, {"bin": "0.97", "interval": "0.97-0.98", "all reads": 0.0058, "linked reads": 0.0006603, "all reads (cumsum)": 0.6972, "linked reads (cumsum)": 0.9671, "range_label": "0.97-0.98", "all reads (inferred)": 0.3623, "linked reads (inferred)": 0.9268, "right_edge": 0.98}, {"bin": "0.98", "interval": "0.98-0.99", "all reads": 0.005468, "linked reads": 0.0006607, "all reads (cumsum)": 0.7027, "linked reads (cumsum)": 0.9678, "range_label": "0.98-0.99", "all reads (inferred)": 0.3626, "linked reads (inferred)": 0.9274, "right_edge": 0.99}, {"bin": "0.99", "interval": "0.99-1.0", "all reads": 0.2973, "linked reads": 0.03221, "all reads (cumsum)": 1.0, "linked reads (cumsum)": 1.0, "range_label": "0.99-1.0", "all reads (inferred)": 1.0, "linked reads (inferred)": 1.0, "right_edge": 1.0}]}}
